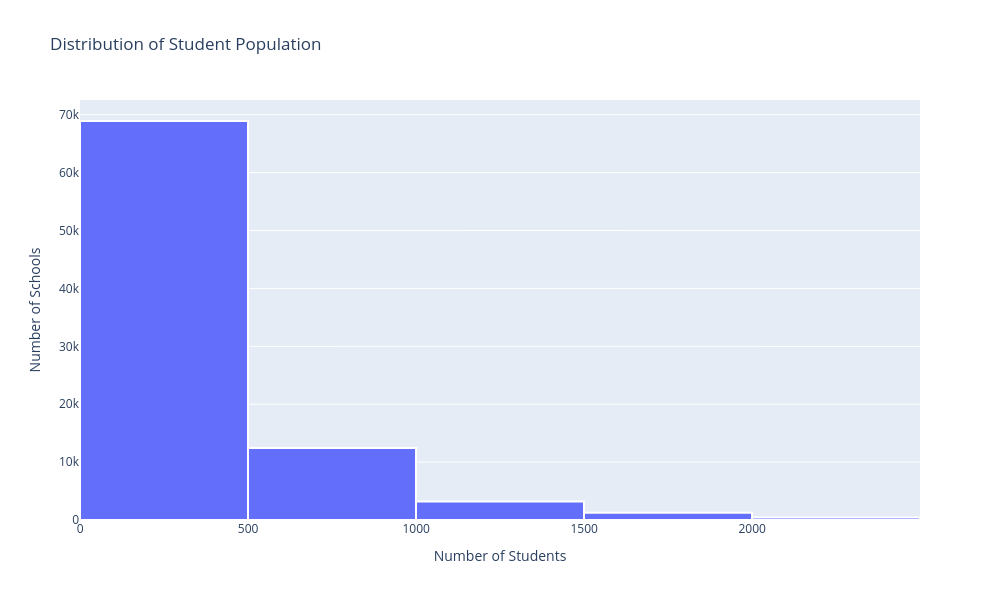

This figure's notebook cell:
### Code cell
#Histogram of student population
fig2 = px.histogram(
    df,
    x="num_students_total",
    nbins=7,
    title="Distribution of Student Population"
)

fig2.update_traces(
    marker_line_color="white",
    marker_line_width=2
)

fig2.update_layout(
    xaxis_title="Number of Students",
    yaxis_title="Number of Schools",
    width=1000,
    height=600
)

fig2.show()

### Figure 1 — Plotly figure (JSON) as saved in the notebook; plotly's stock layout.template omitted (floating-point values rounded to 4 significant figures; data arrays with more than 128 entries replaced by an {"elided": "..."} marker saying what was removed)
{"data": [{"bingroup": "x", "hovertemplate": "num_students_total=%{x}<br>count=%{y}<extra></extra>", "legendgroup": "", "marker": {"color": "#636efa", "line": {"color": "white", "width": 2}, "pattern": {"shape": ""}}, "name": "", "nbinsx": 7, "orientation": "v", "showlegend": false, "type": "histogram", "x": {"elided": "86257 float values"}, "xaxis": "x", "yaxis": "y"}], "layout": {"barmode": "relative", "height": 600, "legend": {"tracegroupgap": 0}, "title": {"text": "Distribution of Student Population"}, "width": 1000, "xaxis": {"anchor": "y", "domain": [0, 1], "title": {"text": "Number of Students"}}, "yaxis": {"anchor": "x", "domain": [0, 1], "title": {"text": "Number of Schools"}}}}
